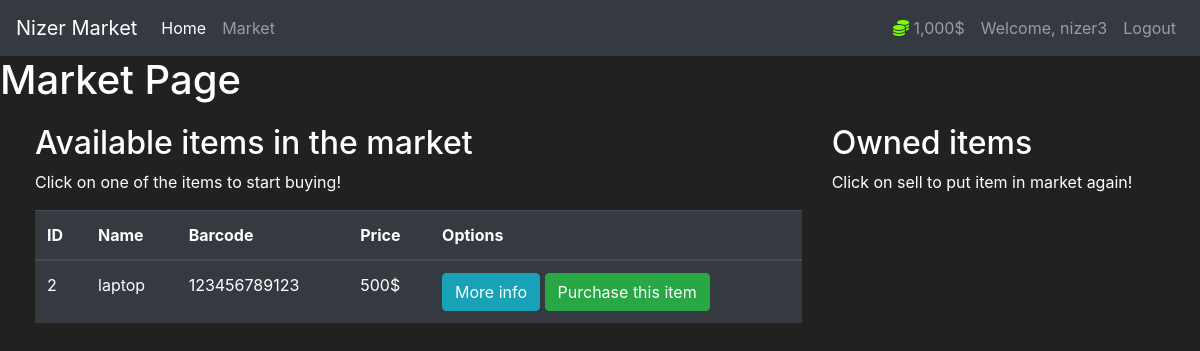
/market (signed in), run on an earlier commit of the app's database.
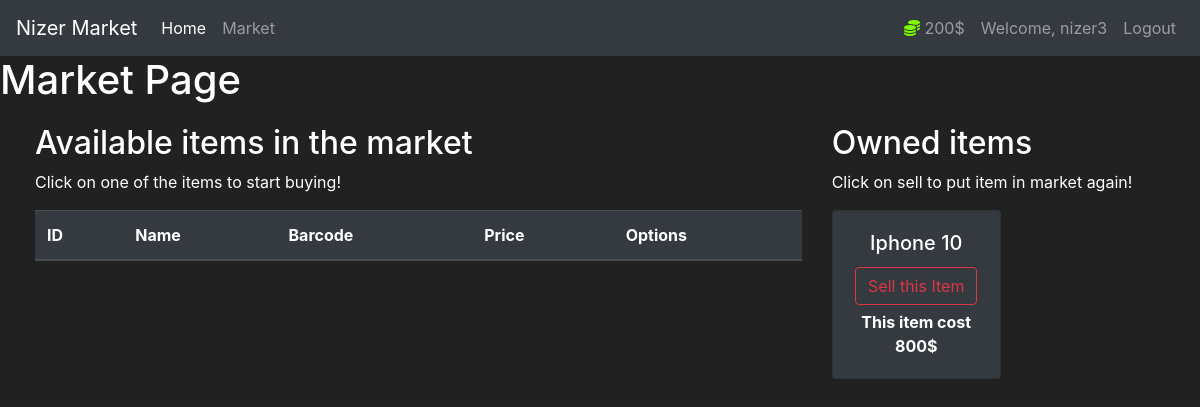
And on a later commit of the database.
### market/models.py (models this page shows, shortened)
class User(db.Model, UserMixin):
    id = db.Column(db.Integer(), primary_key=True)
    username = db.Column(db.String(length=30), nullable=False, unique=True)
    email_address = db.Column(db.String(length=50), nullable=False, unique=True)
    password_hash = db.Column(db.String(length=60), nullable=False)
    budget = db.Column(db.Integer(), nullable=False, default=1000)
    items = db.relationship('Item', backref='owned_user', lazy=True)
    @property
    def prettier_budget(self):
        if len(str(self.budget)) >=4:
            return f'{str(self.budget)[:-3]},{str(self.budget)[-3:]}$'
        else:
            return f'{self.budget}$'
    @property
    def password(self):
        return self.password

class Item(db.Model):
    id = db.Column(db.Integer(), primary_key=True)
    name = db.Column(db.String(length=30), nullable=False, unique=True)
    price = db.Column(db.Integer(), nullable=False)
    barcode = db.Column(db.String(length=12), nullable=False, unique=True)
    description = db.Column(db.String(length=1000), nullable=False, unique=True)
    owner = db.Column(db.Integer(), db.ForeignKey('user.id'))

### market/routes.py (the view, shortened to what this page needs)
@app.route('/market', methods=['Get', 'Post'])
@login_required
def market_page():
    purchase_form = PurchaseItemForm()
    selling_form = SellItemForm()
    if request.method == "GET":
        items = Item.query.filter_by(owner=None)
        owned_items = Item.query.filter_by(owner=current_user.id)
        return render_template('market.html', items=items, purchase_form=purchase_form, owned_items=owned_items, selling_form=selling_form)

### market/models.py (called while the page is built)
@login_manager.user_loader
def load_user(user_id):
    return User.query.get(int(user_id))

### market/templates/market.html (shortened to what this page needs)
{% extends 'base.html' %}
{% block content %}
<h1>Market Page</h1>
<div class="row" style="margin-top: 20px; margin-left: 20px;">
   <div class="col-8">
      <h2>Available items in the market</h2>
      <p>Click on one of the items to start buying!</p>
      <table class="table table-hover table-dark">
         <thead>
            <tr>
               <th scope="col">ID</th>
               <th scope="col">Name</th>
               <th scope="col">Barcode</th>
               <th scope="col">Price</th>
               <th scope="col">Options</th>
            </tr>
         </thead>
         <tbody>
            {% for item in items %}
            <tr>
               <td>{{ item.id }}</td>
               <td>{{ item.name }}</td>
               <td>{{ item.barcode }}</td>
               <td>{{ item.price }}$</td>
               <td>
                  <button class="btn btn-outline btn-info" data-toggle="modal" data-target="#exampleModalLong-{{ item.id }}">More info</button>
                  <button class="btn btn-outline btn-success" data-toggle="modal" data-target="#PurchaseConfirm-{{ item.id }}">Purchase this item</button>
               </td>
            </tr>
            {% endfor %}
         </tbody>
      </table>
   </div>
   <div class="col-4">
      <h2>Owned items</h2>
      <p>Click on sell to put item in market again!</p>
      <div class="row">
         {% for owned_item in owned_items %}
         <div class="col-md-6">
            <div style="margin-bottom: 5px" class="card text-center bg-dark">
               <div class="card-body">
                  <h5 class="card-title">{{ owned_item.name }}</h5>
                  <button type="button" class="btn btn-outline-danger" style="margin-bottom: 5px"
                     data-toggle="modal" data-target="#SellingConfirm-{{ owned_item.id }}">
                  Sell this Item
                  </button>
                  <p class="card-text"><strong>This item cost {{ owned_item.price }}$</strong></p>
               </div>
            </div>
         </div>
         {% endfor %}
      </div>
   </div>
</div>
{% endblock %}

### market/templates/base.html (shortened to what this page needs)
<!doctype html>
<html lang="en">
   <head>
      <link rel="stylesheet" href="https://cdn.jsdelivr.net/npm/bootstrap@4.5.3/dist/css/bootstrap.min.css">
   </head>
   <body>
        <nav class="navbar navbar-expand-md navbar-dark bg-dark">
            <a class="navbar-brand" href="#">Nizer Market</a>
            <div class="collapse navbar-collapse" id="navbarNav">
                <ul class="navbar-nav mr-auto">
                    <li class="nav-item active">
                        <a class="nav-link" href="{{ url_for('home_page') }}">Home <span class="sr-only">(current)</span></a>
                    </li>
                    <li class="nav-item">
                        <a class="nav-link" href="{{ url_for('market_page') }}">Market</a>
                    </li>
                </ul>
                {% if current_user.is_authenticated %}
                    <ul class="navbar-nav">
                        <li class="nav-item">
                            <a class="nav-link">
                                <i class="fas fa-coins" style="color: lawngreen; font-weight: bold;"></i>
                                {{ current_user.prettier_budget }}
                            </a>
                        </li>
                        <li class="nav-item">
                            <a class="nav-link">Welcome, {{ current_user.username }}</a>
                        </li>
                        <li class="nav-item">
                            <a class="nav-link" href="{{ url_for('logout_page') }}">Logout</a>
                        </li>
                    </ul>
                {% endif %}
            </div>
        </nav>
        {% block content %}
        {% endblock %}
   </body>
</html>

### market/templates/base.html (style rules this page uses)
body { background-color: #212121; color: white }

What changed in the data, as far as the page shows it:
no longer on this page (row edited): Item: id "2", name "laptop", barcode "123456789123", price "500", shown under "Available items in the market"
changed User "nizer3": prettier_budget "1,000$" → "200$"
now on this page (row edited): Item: name "Iphone 10", price "800", shown under "Owned items"
